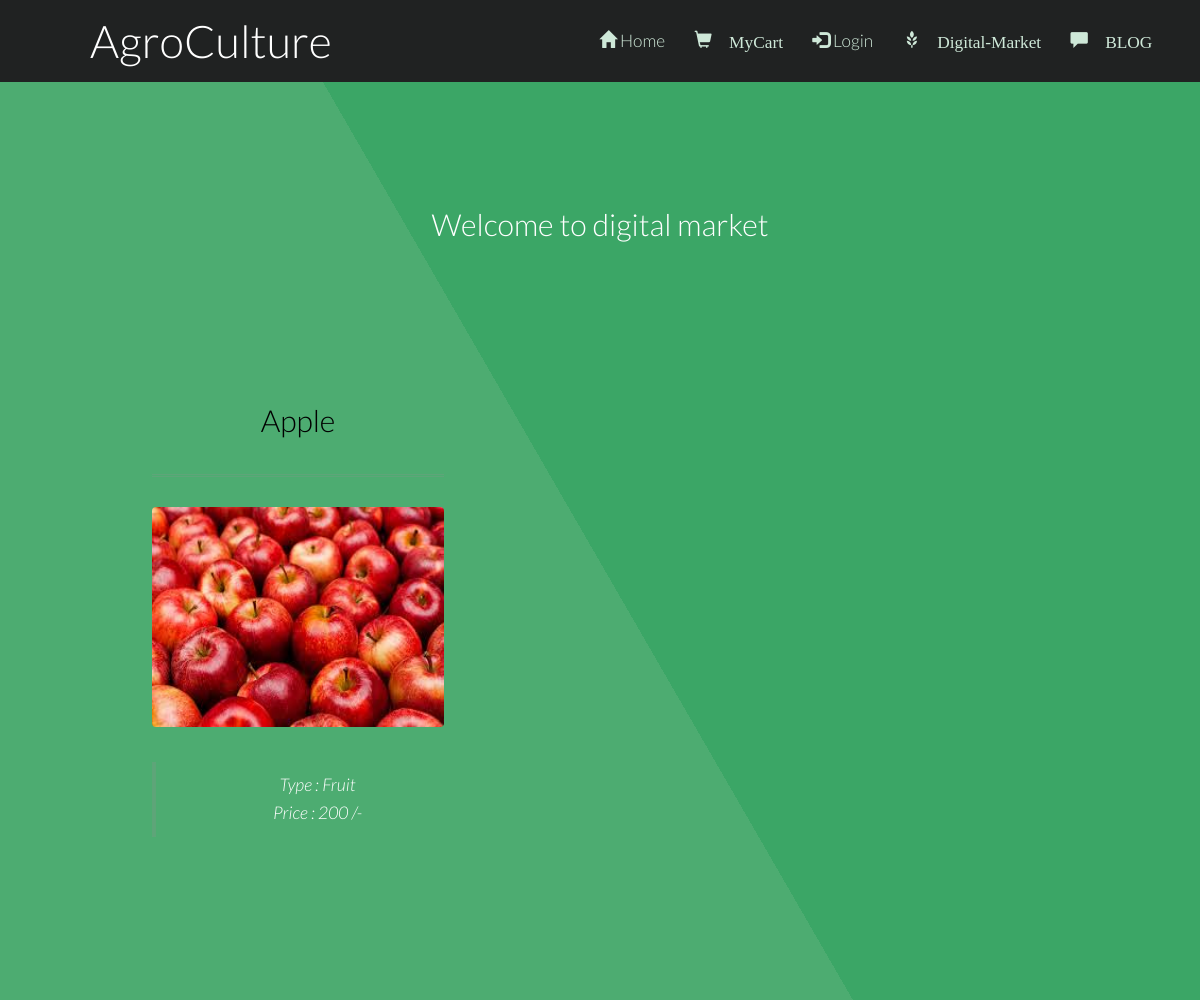
The page /productMenu.php on the database as committed earlier.
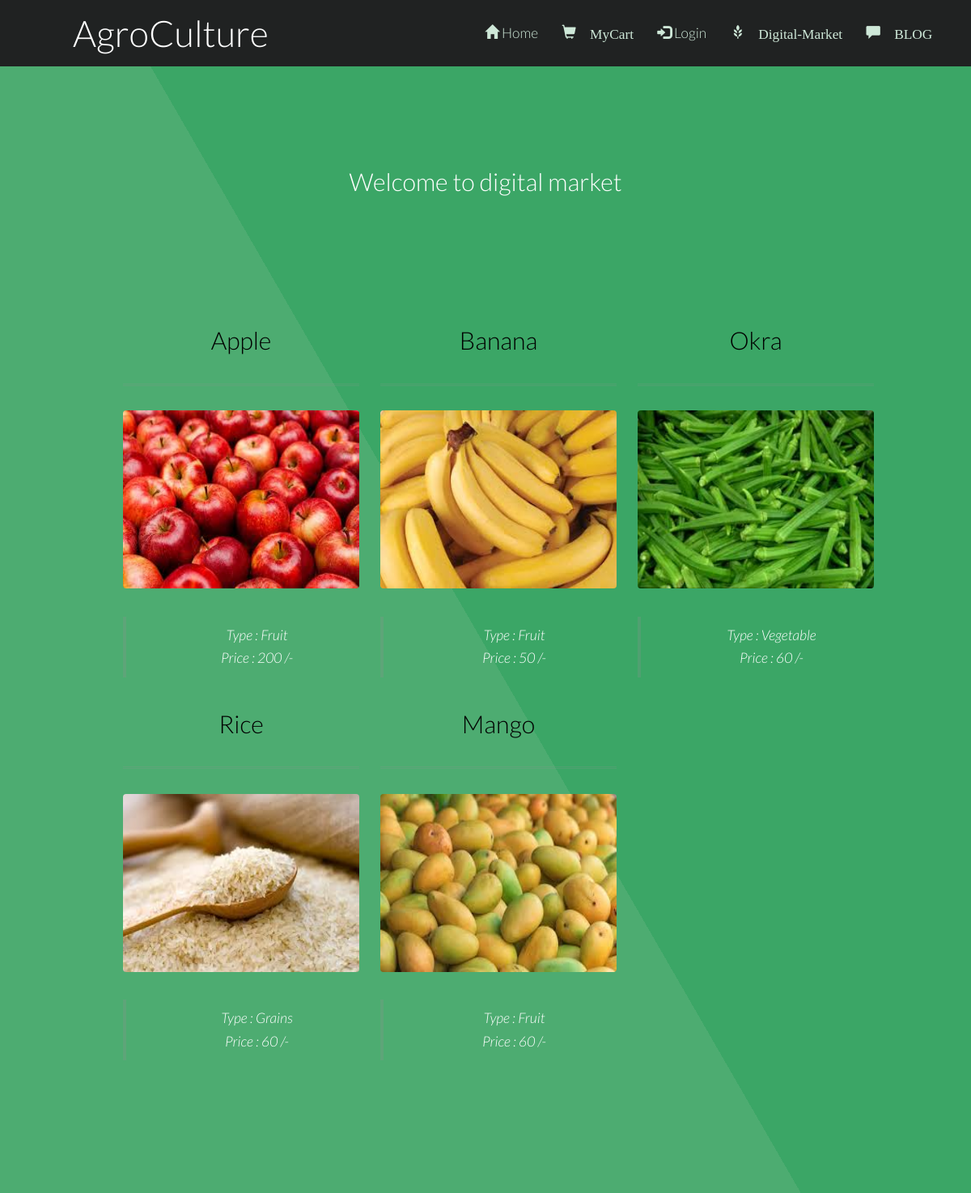
The same page on the database as committed later.
### tables this page shows
CREATE TABLE `fproduct` (
  `fid` int(255) NOT NULL,
  `pid` int(255) NOT NULL,
  `product` varchar(255) NOT NULL,
  `pcat` varchar(255) NOT NULL,
  `pinfo` varchar(255) NOT NULL,
  `price` float NOT NULL,
  `pimage` varchar(255) NOT NULL DEFAULT 'blank.png',
  `picStatus` int(10) NOT NULL DEFAULT 0
);

### productMenu.php (the view, shortened to what this page needs)
<?php
require 'db.php';
?>
<!DOCTYPE html>
<html lang="en">
<head>
	<link href="bootstrap/css/bootstrap.min.css" rel="stylesheet">
	<link rel="stylesheet" href="login.css" />
</head>
<body class>
	<?php
	require 'menu.php';
	?>
	<section id="main" class="wrapper style1 align-center">
		<div class="container">
			<h2>Welcome to digital market</h2>
			<section id="two" class="wrapper style2 align-center">
				<div class="container">
					<?php
					if (!isset($_GET['type']) or $_GET['type'] == "all") {
						$sql = "SELECT * FROM fproduct WHERE 1";
					}
					$result = mysqli_query($conn, $sql);
					?>
					<div class="row">
						<?php
						while ($row = $result->fetch_array()):
							$picDestination = "images/productImages/" . $row['pimage'];
							?>
							<div class="col-md-4">
								<section>
									<strong>
										<h2 class="title" style="color:black; "><?php echo $row['product'] . ''; ?></h2>
									</strong>
									<a href="review.php?pid=<?php echo $row['pid']; ?>"> <img class="image fit"
											src="<?php echo $picDestination; ?>" height="220px;" /></a>
									<div style="align: left">
										<blockquote>
											<?php echo "Type : " . $row['pcat'] . ''; ?><br><?php echo "Price : " . $row['price'] . ' /-'; ?><br>
										</blockquote>
								</section>
							</div>
						<?php endwhile; ?>
					</div>
			</section>
	</section>
</body>
</html>

### menu.php
<?php
	if(isset($_SESSION['logged_in']) AND $_SESSION['logged_in'] == 1)
	{
		$loginProfile = "My Profile: ". $_SESSION['Username'];
		$logo = "glyphicon glyphicon-user";
		if($_SESSION['Category']!= 1)
		{
			$link = "Login/profile.php";
		}
		else {
				$link = "profileView.php";
		}
	}
	else
	{
		$loginProfile = "Login";
		$link = "index.php";
		$logo = "glyphicon glyphicon-log-in";
	}
?>
<!DOCTYPE html>
			<header id="header">
				<h1><a href="index.php">AgroCulture</a></h1>
				<nav id="nav">
					<ul>
						<li><a href="index.php"><span class="glyphicon glyphicon-home"></span> Home</a></li>
						<li><a href="myCart.php"><span class="glyphicon glyphicon-shopping-cart"> MyCart</a></li>
						<li><a href="<?= $link; ?>"><span class="<?php echo $logo; ?>"></span><?php echo" ". $loginProfile; ?></a></li>
						<li><a href="market.php"><span class="glyphicon glyphicon-grain"> Digital-Market</a></li>
						<li><a href="blogView.php"><span class="glyphicon glyphicon-comment"> BLOG</a></li>
					</ul>
				</nav>
			</header>
	</body>
</html>

### login.css (style rules this page uses)
.container { padding: 16px; }

### css/style.css (style rules this page uses)
body { background: #fff; }
body, input, select, textarea { color: #444; font-family: "Lato", Helvetica, sans-serif; font-size: 15pt; font-weight: 300; line-height: 1.65em; }
a { color: #4dac71; text-decoration: underline; }
strong, b { color: #666; font-weight: 400; }
h1, h2, h3, h4, h5, h6 { color: #666; font-weight: 300; line-height: 1em; margin: 0 0 1em 0; }
h1 a, h2 a, h3 a, h4 a, h5 a, h6 a { color: inherit; text-decoration: none; }
h2 { font-size: 1.75em; line-height: 1.5em; }
blockquote { border-left: solid 4px rgba(144, 144, 144, 0.25); font-style: italic; margin: 0 0 2em 0; padding: 0.5em 0 0.5em 2em; }
.align-center { text-align: center; }
.image { border-radius: 4px; border: 0; display: inline-block; position: relative; }
.image.fit { display: block; margin: 0 0 2em 0; width: 100%; }
ul { list-style: disc; margin: 0 0 2em 0; padding-left: 1em; }
ul li { padding-left: 0.5em; }
#header { background-color: #202222; color: #ffffff; cursor: default; height: 4.75em; line-height: 4.75em; width: 100%; z-index: 10000; }
#header h1 { color: #ffffff; height: inherit; left: 2.5em; line-height: inherit; margin: 0; padding: 0; position: absolute; top: 0; }
#header h1 a { font-size: 1.25em; }
#header nav { height: inherit; line-height: inherit; position: absolute; right: 2.75em; top: 0; vertical-align: middle; }
#header nav > ul { list-style: none; margin: 0; padding-left: 0; }
#header nav > ul > li { border-radius: 4px; display: inline-block; margin-left: 1.5em; padding-left: 0; }
#header nav > ul > li a { -moz-transition: color 0.2s ease-in-out; -webkit-transition: color 0.2s ease-in-out; -o-transition: color 0.2s ease-in-out; -ms-transition: color 0.2s ease-in-out; transition: color 0.2s ease-in-out; color: #cee8d8; display: inline-block; text-decoration: none; }
#header nav > ul > li:first-child { margin-left: 0; }
.wrapper { padding: 6em 0em 4em; }
.wrapper.style1 { background-color: #3ba666; -moz-background-image: linear-gradient(60deg, #4dac71 50%, #3ba666 50%); -webkit-background-image: linear-gradient(60deg, #4dac71 50%, #3ba666 50%); -o-background-image: linear-gradient(60deg, #4dac71 50%, #3ba666 50%); -ms-background-image: linear-gradient(60deg, #4dac71 50%, #3ba666 50%); background-image: linear-gradient(60deg, #4dac71 50%, #3ba666 50%); color: #ffffff; }
.wrapper.style1 h2 { color: #ffffff; }
.wrapper.style2 .title, .wrapper.style2 header { border-bottom: medium double rgba(144, 144, 144, 0.25); padding-bottom: 1em; }

### css/style-xlarge.css (style rules this page uses)
body, input, select, textarea { font-size: 13pt; }

### css/style-large.css (style rules this page uses)
body, input, select, textarea { font-size: 13pt; }

Rows that differ between the two databases and show on the page:
added fproduct: product "Banana", pimage (picture), pcat "Fruit", price "50"
added fproduct: product "Okra", pimage (picture), pcat "Vegetable", price "60"
added fproduct: product "Rice", pimage (picture), pcat "Grains", price "60"
added fproduct: product "Mango", pimage (picture), pcat "Fruit", price "60"
